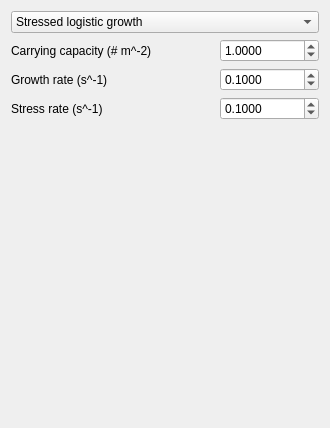
<?xml version="1.0" encoding="UTF-8"?>
<ui version="4.0">
 <class>QtSeagrassGrowthFunctionWidget</class>
 <widget class="QWidget" name="QtSeagrassGrowthFunctionWidget">
  <property name="geometry">
   <rect>
    <x>0</x>
    <y>0</y>
    <width>330</width>
    <height>428</height>
   </rect>
  </property>
  <property name="windowTitle">
   <string>Form</string>
  </property>
  <layout class="QGridLayout" name="gridLayout">
   <item row="4" column="0" rowspan="2" colspan="2">
    <spacer name="spacer">
     <property name="orientation">
      <enum>Qt::Vertical</enum>
     </property>
     <property name="sizeHint" stdset="0">
      <size>
       <width>20</width>
       <height>82</height>
      </size>
     </property>
    </spacer>
   </item>
   <item row="1" column="2">
    <widget class="QDoubleSpinBox" name="box_seagrass_carrying_capacity">
     <property name="decimals">
      <number>4</number>
     </property>
     <property name="maximum">
      <double>1000000.000000000000000</double>
     </property>
     <property name="value">
      <double>1.000000000000000</double>
     </property>
    </widget>
   </item>
   <item row="2" column="2">
    <widget class="QDoubleSpinBox" name="box_seagrass_growth_rate">
     <property name="decimals">
      <number>4</number>
     </property>
     <property name="maximum">
      <double>100.000000000000000</double>
     </property>
     <property name="singleStep">
      <double>0.100000000000000</double>
     </property>
     <property name="value">
      <double>0.100000000000000</double>
     </property>
    </widget>
   </item>
   <item row="6" column="0" colspan="3">
    <widget class="QLabel" name="image_seagrass_growth">
     <property name="text">
      <string/>
     </property>
     <property name="pixmap">
      <pixmap resource="ToolMutualismBreakdowner.qrc">:/images/ZosteraNoltiiSmall.jpg</pixmap>
     </property>
     <property name="alignment">
      <set>Qt::AlignCenter</set>
     </property>
    </widget>
   </item>
   <item row="1" column="0" colspan="2">
    <widget class="QLabel" name="label_seagrass_carrying_capacity">
     <property name="text">
      <string>Carrying capacity (# m^-2)</string>
     </property>
    </widget>
   </item>
   <item row="2" column="0" colspan="2">
    <widget class="QLabel" name="label_seagrass_growth_rate">
     <property name="text">
      <string>Growth rate (s^-1)</string>
     </property>
    </widget>
   </item>
   <item row="3" column="0">
    <widget class="QLabel" name="label_seagrass_stress_rate">
     <property name="text">
      <string>Stress rate (s^-1)</string>
     </property>
    </widget>
   </item>
   <item row="3" column="2">
    <widget class="QDoubleSpinBox" name="box_seagrass_stress_rate">
     <property name="decimals">
      <number>4</number>
     </property>
     <property name="maximum">
      <double>100.000000000000000</double>
     </property>
     <property name="singleStep">
      <double>0.100000000000000</double>
     </property>
     <property name="value">
      <double>0.100000000000000</double>
     </property>
    </widget>
   </item>
   <item row="0" column="0" colspan="3">
    <widget class="QComboBox" name="box_seagrass_growth_type">
     <item>
      <property name="text">
       <string>Stressed logistic growth</string>
      </property>
     </item>
    </widget>
   </item>
  </layout>
 </widget>
 <tabstops>
  <tabstop>box_seagrass_growth_type</tabstop>
  <tabstop>box_seagrass_carrying_capacity</tabstop>
  <tabstop>box_seagrass_growth_rate</tabstop>
  <tabstop>box_seagrass_stress_rate</tabstop>
 </tabstops>
 <resources>
  <include location="ToolMutualismBreakdowner.qrc"/>
 </resources>
 <connections/>
</ui>
